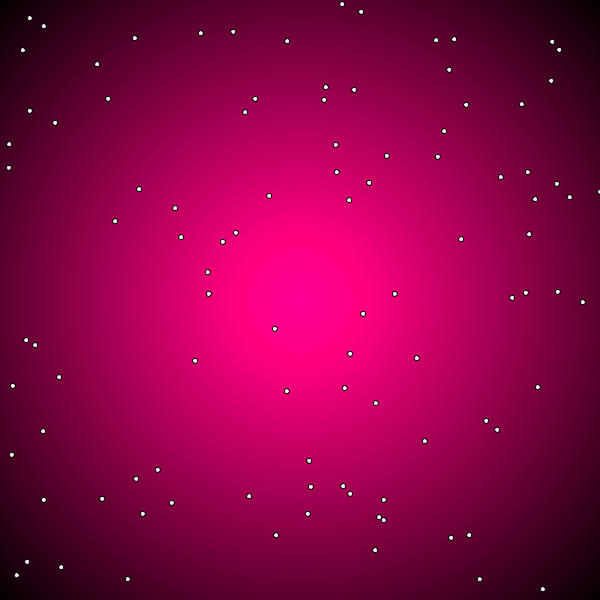
Frame 1 (no input)
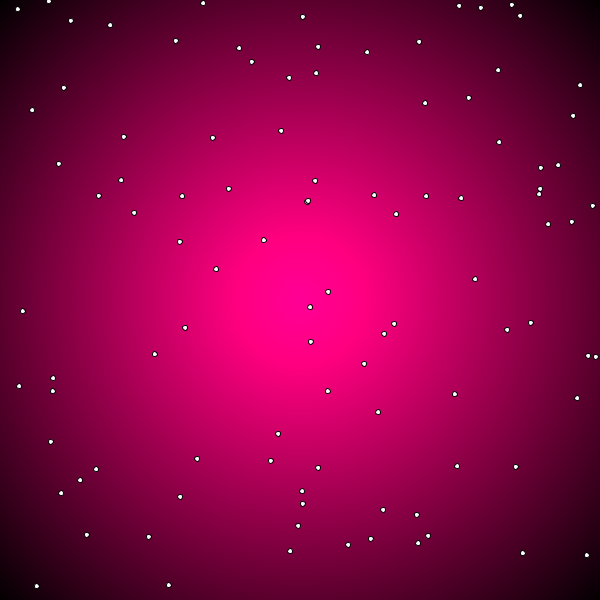
Frame 60 (the mouse pressed at the canvas centre just before this capture)
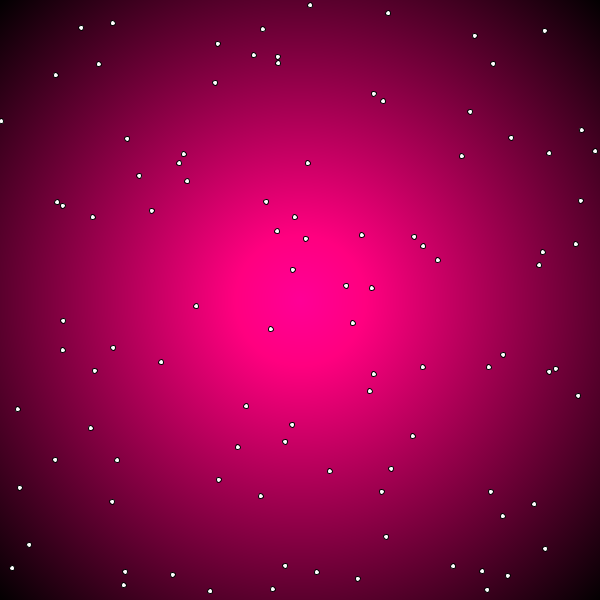
Frame 120 (the mouse held since frame 60 and released just before this capture)

The Processing sketch that drew these frames (run headless with seeded random() and noise(); from frame 60 on, the mouse is pressed at the canvas centre):

// Processing sketch: processing_180331
// ── processing_180331.pde

int numCells = 100;
int scrWidth = 600;
int scrHeight = 600;
int cellSize = 5;

float gradientSensSmoothing = 10;
float gradientTumbleReset = 1.1; 

float nutrientGradient = 0.7;

float x[] = new float [numCells];
float y[] = new float [numCells];
float concentration[] = new float [numCells];
float lastConcentration[] = new float[numCells];
float gradient[] = new float [numCells];
float angle[] = new float [numCells];
PImage env;

void setup() {  
  size(600, 600);
  background(0);  
  
  for (int i  = 0; i < numCells; i ++ ) {
      x[i] = (int)random(scrWidth);
      y[i] = (int)random(scrHeight);
      angle[i] = random(2.0*PI);
  }
  
  env = createImage(scrWidth, scrHeight, RGB);
  env.loadPixels();
  int col;
  for (int i = 0; i < env.width; i++) {
       for (int j = 0; j < env.height; j++) {
         col=300-(int)(nutrientGradient*dist(i,j,scrWidth/2,scrHeight/2));
        env.pixels[i+j*env.width] = color(col, 0, col/2); 
      }
  }
  env.updatePixels();
  image(env, 0, 0);
  
  for (int i  = 0; i < numCells; i ++ ) {
      lastConcentration[i] = env.get((int)x[i],(int)y[i]);
      concentration[i] = env.get((int)x[i],(int)y[i]);
  }
}

void draw() {  

  for (int i  = 0; i < numCells; i ++ ) {
      if(gradient[i] < 0) tumble(i);
      else run (i,0.7);  
  }
  
  background(0);
  drawEnvironment();
  drawCells();  
  getConcentrationsAndGradients();
}

void run (int n, float d) {
    x[n] = x[n] + d*sin(angle[n]);
    y[n] = y[n] + d*cos(angle[n]);
    if (x[n] > scrWidth) x[n] = 0;
    if (y[n] > scrHeight) y[n] = 0;
    if (x[n] < 0) x[n] = scrWidth;
    if (y[n] < 0) y[n] = scrHeight;
}

void tumble (int n ) {
    angle[n] = random(2.0*PI);
    gradient[n] = gradientTumbleReset;
}

void drawCells() {
    fill(255,255,255);
    for (int i = 0 ; i < numCells; i++) {
        ellipse(x[i],y[i],cellSize, cellSize);
    }
}

void drawEnvironment(){
   image(env, 0, 0);     
}

void getConcentrationsAndGradients() {
    for (int i = 0 ; i < numCells; i++) {
        lastConcentration[i] = concentration[i];
        concentration[i] = red(env.get((int)x[i],(int)y[i]));
        gradient[i] += (concentration[i] - lastConcentration[i] - gradient[i])/gradientSensSmoothing;        
    }
}
